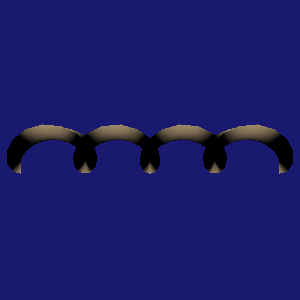

Write Python code to recreate this figure.
#!/usr/bin/env python

# Render a single vtkParametricCatalanMinimal surface, centered and
# normalized to fit the viewport.

# Factory overrides: importing these modules registers the OpenGL rendering
# and interaction style implementations for vtkRenderingCore factory classes.
import vtkmodules.vtkInteractionStyle  # noqa: F401
import vtkmodules.vtkRenderingOpenGL2  # noqa: F401
# VTK pipeline classes used in this example
from vtkmodules.vtkCommonComputationalGeometry import vtkParametricCatalanMinimal
from vtkmodules.vtkFiltersSources import vtkParametricFunctionSource
from vtkmodules.vtkRenderingCore import (
    vtkActor,
    vtkPolyDataMapper,
    vtkRenderWindow,
    vtkRenderWindowInteractor,
    vtkRenderer,
)

# Colors (normalized RGB)
navajo_white_rgb = (1.0, 0.871, 0.678)
midnight_blue_rgb = (0.098, 0.098, 0.439)

# Parametric function: define the Catalan minimal surface
parametric_fn = vtkParametricCatalanMinimal()

# Source: sample the parametric function to produce polygonal output
source = vtkParametricFunctionSource()
source.SetParametricFunction(parametric_fn)
source.SetUResolution(51)
source.SetVResolution(51)
source.SetWResolution(51)
source.Update()

# Normalize: scale and center the surface to fit the viewport
bounds = source.GetOutput().GetBounds()
max_dim = max(bounds[1] - bounds[0], bounds[3] - bounds[2], bounds[5] - bounds[4])
scale = 3.0 / max_dim if max_dim > 0 else 1.0
cx = (bounds[0] + bounds[1]) / 2.0
cy = (bounds[2] + bounds[3]) / 2.0
cz = (bounds[4] + bounds[5]) / 2.0

# Mapper: map polygon data to graphics primitives
mapper = vtkPolyDataMapper()
mapper.SetInputConnection(source.GetOutputPort())
# Actor: position and scale the mapped geometry
actor = vtkActor()
actor.SetMapper(mapper)
actor.GetProperty().SetColor(navajo_white_rgb)
actor.SetScale(scale, scale, scale)
actor.SetPosition(-cx * scale, -cy * scale, -cz * scale)

# Renderer: assemble the scene and configure the camera
renderer = vtkRenderer()
renderer.AddActor(actor)
renderer.SetBackground(midnight_blue_rgb)

# Window
render_window = vtkRenderWindow()
render_window.AddRenderer(renderer)
render_window.SetWindowName("parametric object catalan minimal")
render_window.SetMultiSamples(0)
render_window.SetSize(300, 300)

# Interactor
render_window_interactor = vtkRenderWindowInteractor()
render_window_interactor.SetRenderWindow(render_window)

# Scene: configure the camera
renderer.ResetCamera()

render_window_interactor.Initialize()
render_window_interactor.Start()
